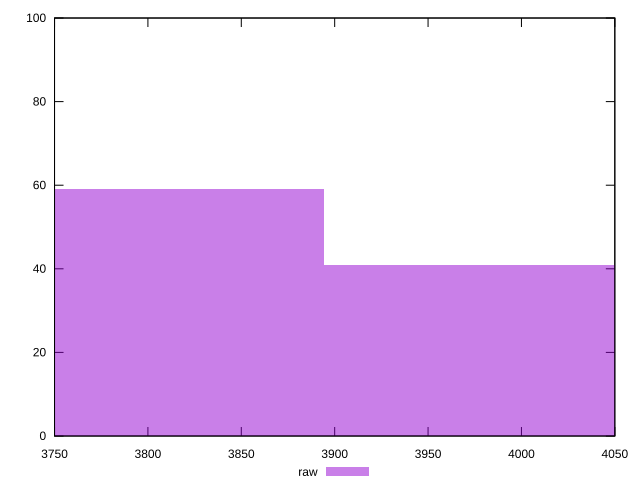

Source code (gnuplot):
reset

$raw <<EOF
3803.7754690931242 59
3984.907634288035 41
EOF

set key outside below
set boxwidth 181.13216519491067
set xrange [3750:4050]
set yrange [0:100]
set trange [0:100]
set style fill transparent solid 0.5 noborder
set terminal svg size 640, 490 enhanced background rgb 'white'
set output "reports/report_00033_2021-03-01T14-23-16.841Z/uses-text-compression/samples/astro-inner/raw/histogram.svg"

plot $raw title "raw" with boxes

reset
